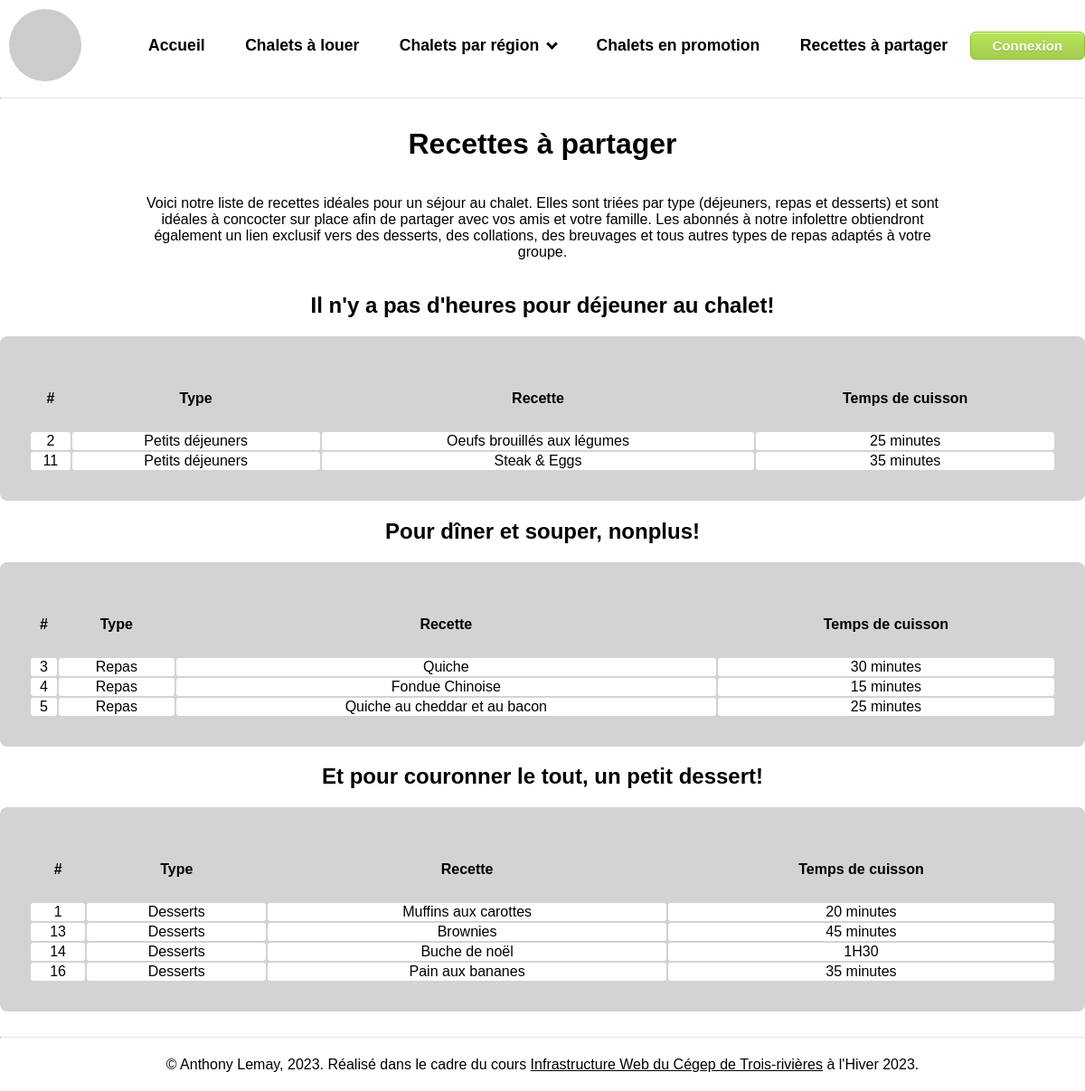
Page /recettes.php on the committed database.
### tables this page shows
CREATE TABLE `recette` (
  `id_recette` int NOT NULL,
  `nom_recette` varchar(100) NOT NULL,
  `temps_cuisson_recette` text NOT NULL,
  `id_type` int NOT NULL
);

CREATE TABLE `type` (
  `id_type` int NOT NULL,
  `type_repas` varchar(25) NOT NULL
);

### controllers/recette.php (called while the page is built, shortened)
<?php
require_once (__DIR__ . '/../models/recette.php');
class ControllerRecette{
    function afficherDejeuners(){
        $dejeuners = ModelRecette::getAllDejeuners();
        require_once (__DIR__ . '/../views/recettes/dejeuners.php');
    }
    function afficherRepas(){
        $repas = ModelRecette::getAllRepas();
        require_once (__DIR__ . '/../views/recettes/repas.php');
    }
    function afficherDesserts(){
        $desserts = ModelRecette::getAllDesserts();
        require_once (__DIR__ . '/../views/recettes/desserts.php');
    }
}

### models/recette.php (called while the page is built, shortened)
<?php
    class ModelRecette {
        public function __construct(
        $id_recette,
        $nom_recette,
        $id_type,
        $type_repas,
        $temps_cuisson_recette)
        {
        $this->id_recette = $id_recette;
        $this->nom_recette = $nom_recette;
        $this->type_repas = $type_repas;
        $this->temps_cuisson_recette = $temps_cuisson_recette;
        }
        public static function getAllDejeuners() {
            $liste = [];
            $mysqli = Db::connecterDB_2();
            $resultatRequete = $mysqli->query("
            SELECT r.id_recette, r.nom_recette, r.temps_cuisson_recette, r.id_type, t.type_repas
            FROM recette r
            INNER JOIN type t ON r.id_type = t.id_type
            WHERE r.id_type = 2;
            ");
            foreach ($resultatRequete as $enregistrement) {
                $dejeuners = new ModelRecette(
                    $enregistrement['id_recette'],
                    $enregistrement['nom_recette'],
                    $enregistrement['id_type'],
                    $enregistrement['type_repas'],
                    $enregistrement['temps_cuisson_recette']
                );
                $liste[] = $dejeuners;
            }
            return $liste;
        }
        public static function getAllRepas() {
            $liste = [];
            $mysqli = Db::connecterDB_2();
            $resultatRequete = $mysqli->query("
            SELECT r.id_recette, r.nom_recette, r.temps_cuisson_recette, r.id_type, t.type_repas
            FROM recette r
            INNER JOIN type t ON r.id_type = t.id_type
            WHERE r.id_type = 3;
            ");
            foreach ($resultatRequete as $enregistrement) {
                $repas = new ModelRecette(
                    $enregistrement['id_recette'],
                    $enregistrement['nom_recette'],
                    $enregistrement['id_type'],
                    $enregistrement['type_repas'],
                    $enregistrement['temps_cuisson_recette']
                );
                $liste[] = $repas;
            }
            return $liste;
        }
        public static function getAllDesserts() {
            $liste = [];
            $mysqli = Db::connecterDB_2();
            $resultatRequete = $mysqli->query("
            SELECT r.id_recette, r.nom_recette, r.temps_cuisson_recette, r.id_type, t.type_repas
            FROM recette r
            INNER JOIN type t ON r.id_type = t.id_type
            WHERE r.id_type = 7;
            ");
            foreach ($resultatRequete as $enregistrement) {
                $desserts = new ModelRecette(
                    $enregistrement['id_recette'],
                    $enregistrement['nom_recette'],
                    $enregistrement['id_type'],
                    $enregistrement['type_repas'],
                    $enregistrement['temps_cuisson_recette']
                );
                $liste[] = $desserts;
            }
            return $liste;
        }
    }
?>

### views/recettes/desserts.php (the view)
<h2>Et pour couronner le tout, un petit dessert!</h2>
<table class="table">
    <tr>
        <th>#</th>
        <th>Type</th>
        <th>Recette</th>
        <th>Temps de cuisson</th>
    </tr>
    <?php
    foreach ($desserts as $dessert) {
        ?>
        <tr>
            <td>
                <?= $dessert->id_recette ?>
            </td>
            <td>
                <?= $dessert->type_repas ?>
            </td>
            <td>
                <?= $dessert->nom_recette ?>
            </td>
            <td>
                <?= $dessert->temps_cuisson_recette ?>
            </td>
        </tr>
        <?php
    }
    ?>
</table>

### views/recettes/dejeuners.php
<h2>Il n'y a pas d'heures pour déjeuner au chalet!</h2>
<table class="table">
    <tr>
        <th>#</th>
        <th>Type</th>
        <th>Recette</th>
        <th>Temps de cuisson</th>
    </tr>
    <?php
    foreach ($dejeuners as $dejeuner) {
        ?>
        <tr>
            <td>
                <?= $dejeuner->id_recette ?>
            </td>
            <td>
                <?= $dejeuner->type_repas ?>
            </td>
            <td>
                <?= $dejeuner->nom_recette ?>
            </td>
            <td>
                <?= $dejeuner->temps_cuisson_recette ?>
            </td>
        </tr>
        <?php
    }
    ?>
</table>

### views/recettes/repas.php
<h2>Pour dîner et souper, nonplus!</h2>
<table class="table">
    <tr>
        <th>#</th>
        <th>Type</th>
        <th>Recette</th>
        <th>Temps de cuisson</th>
    </tr>
    <?php
    foreach ($repas as $plat) {
        ?>
        <tr>
            <td>
                <?= $plat->id_recette ?>
            </td>
            <td>
                <?= $plat->type_repas ?>
            </td>
            <td>
                <?= $plat->nom_recette ?>
            </td>
            <td>
                <?= $plat->temps_cuisson_recette ?>
            </td>
        </tr>
        <?php
    }
    ?>
</table>

### css/styles.css (style rules this page uses)
html { margin:0; padding:0 }
body { margin: 100px 0 0 0; padding: 20px 0; font-family: Arial, sans-serif; }
.light-mode, .light-mode a, .light-mode header { background-color: white; color: black; }
main h1, main h2, main>p, footer { text-align:center; }
.table { width:100%; background-color: lightgrey; border-radius: .5rem; text-align: center; padding: 2rem; }
th { height: 70px; }
td { background-color: white; border-radius: .2rem; border: none; border-spacing: 0; border-collapse: collapse; }

### rows in the picture
recette: id_recette "2", id_type.type_repas "Petits déjeuners", nom_recette "Oeufs brouillés aux légumes", temps_cuisson_recette "25 minutes"
recette: id_recette "11", id_type.type_repas "Petits déjeuners", nom_recette "Steak & Eggs", temps_cuisson_recette "35 minutes"
recette: id_recette "3", id_type.type_repas "Repas", nom_recette "Quiche", temps_cuisson_recette "30 minutes"
recette: id_recette "4", id_type.type_repas "Repas", nom_recette "Fondue Chinoise", temps_cuisson_recette "15 minutes"
recette: id_recette "5", id_type.type_repas "Repas", nom_recette "Quiche au cheddar et au bacon", temps_cuisson_recette "25 minutes"
recette: id_recette "1", id_type.type_repas "Desserts", nom_recette "Muffins aux carottes", temps_cuisson_recette "20 minutes"
recette: id_recette "13", id_type.type_repas "Desserts", nom_recette "Brownies", temps_cuisson_recette "45 minutes"
recette: id_recette "14", id_type.type_repas "Desserts", nom_recette "Buche de noël", temps_cuisson_recette "1H30"
recette: id_recette "16", id_type.type_repas "Desserts", nom_recette "Pain aux bananes", temps_cuisson_recette "35 minutes"
